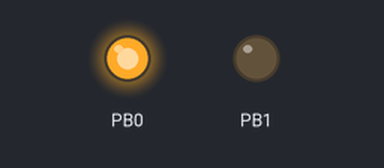
Simulated run of this sketch. Board: ATtiny85, built with avr-gcc and run on an emulated ATtiny85. Parts: output pins drawn as LEDs (lit = HIGH).

Above: at 0.1 s.
Timing chart, 0 to 1.6 s (numbered marks = the images above):
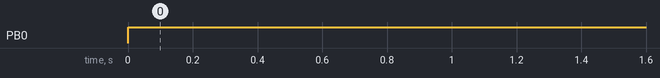

The sketch:

Blink.ino
```cpp
/* A very basic program to blink 3 LEDS

 *                      ---
 *                    -|   |- VCC
 *                    -|   |-
 *                    -|   |- LED6 -> resistor -> GND
 *               GND  -|   |- LED5 -> resistor -> GND
 *                      ---

*/

#include <avr/io.h>
#include <util/delay.h>

int main() {
  // Pins configuration
  // Set pin 5 to output
  DDRB |= (1 << DDB0);

  // Set pin 6 to output
  DDRB |= (1 << DDB1);

  // Set pin 2 (momentary switch) to pull up (it is input by reset value)
  PORTB |= (1 << PB3);

  while(1) {                  //Endless loop

    PORTB |= (1 << PB0);   // turn on pin5
    PORTB &= ~(1 << PB1);  // turn off pin6
    delay(250); //wait a bit before checking again

    PORTB |= (1 << PB1);   // turn on pin6
    PORTB &= ~(1 << PB0);  // turn off pin5
    delay(250); //wait a bit before checking again

  } // Endless loop
} // main
```

Measured:
- by itself, PB0: LOW → HIGH at 0.00 s
